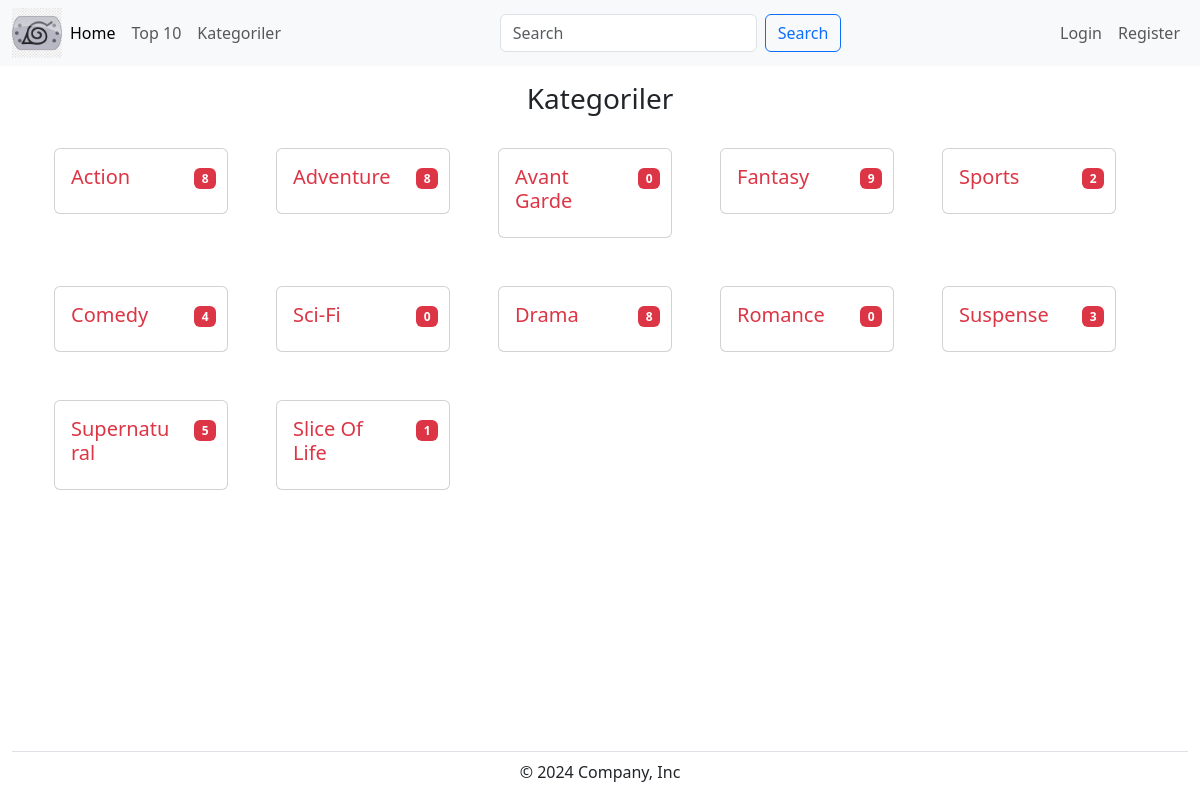
Page /anime/kategoriler on the committed database.
### anime/models.py (models this page shows, shortened)
class Category(models.Model):
    name= models.CharField(max_length=30, null=False)

### anime/views.py (the view)
# urls.py: path('kategoriler', views.getAllCategories, name="getAllCategories"),
def getAllCategories(request):
    categories=Category.objects.all()
    filmSayisi=[]
    for category in categories:
        sayi=Anime.objects.filter(category__id=category.id).count()
        filmSayisi.append({"name": category.name,
                           "sayi": sayi})
    return render(request, 'anime/kategoriler.html', context={'categories': categories, 'sayi':filmSayisi})

### anime/templates/anime/kategoriler.html (shortened to what this page needs)
{% extends "base.html" %}
{% block body %}
    <div class="container mt-3">
        <div class="text-center">
            <h3 class="h3">Kategoriler</h3>
        </div>
        <div class="row">
            {% for category in categories %}
                <div class="col-md-2 p-2 m-3">
                    <div class="card">
                        <div class="card-body">
                            <div class="row d-flex">
                                <div class="col-md-9">
                                    <h5 class="card-title"><a href="{% url "oneCategory" category.id  %}" class="link-danger link-offset-2 link-underline-opacity-0 link-underline-opacity-100-hover">{{category.name}}</a> </h5>
                                </div>
                                <div class="col-md-3">
                                    {% for say in sayi  %}
                                        {% if say.name == category.name %}
                                            <p class="card-text"><span class="badge text-bg-danger">{{say.sayi}}</span></p>
                                        {% endif %}
                                    {% endfor %}
                                </div>
                            </div>
                        </div>
                    </div>
                </div>
            {% endfor %}
        </div>
    </div>
{% endblock  %}

### rows in the picture
Category: name "Action", sayi "8"
Category: name "Adventure", sayi "8"
Category: name "Avant Garde", sayi "0"
Category: name "Fantasy", sayi "9"
Category: name "Sports", sayi "2"
Category: name "Comedy", sayi "4"
Category: name "Sci-Fi", sayi "0"
Category: name "Drama", sayi "8"
Category: name "Romance", sayi "0"
Category: name "Suspense", sayi "3"
Category: name "Supernatural", sayi "5"
Category: name "Slice Of Life", sayi "1"
